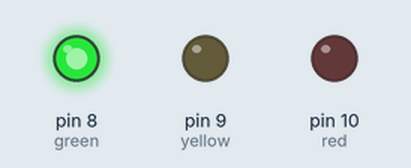
Simulated run of this sketch. Board: Arduino Uno, built with avr-gcc and run on an emulated ATmega328P. On the bench: output pins drawn as LEDs (lit = HIGH).

Above: at 0.5 s.
At 1.5 s:
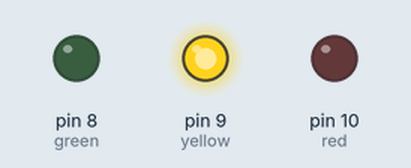
At 2.5 s:
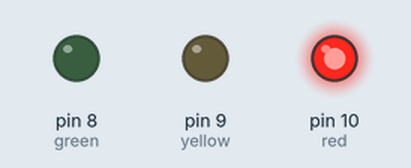
At 3.5 s:
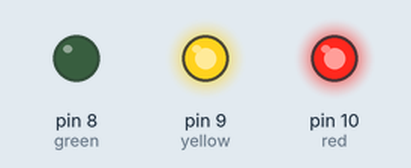
Timing chart, 0 to 5.2 s (numbered marks = the images above):
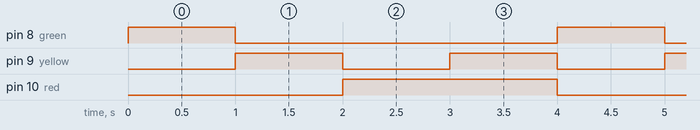

Measured:
- by itself, pin 8 (green): alternates HIGH for 1.0 s and LOW for 3.0 s
- by itself, pin 9 (yellow): alternates HIGH for 1.0 s and LOW for 1.0 s
- by itself, pin 10 (red): alternates HIGH for 2.0 s and LOW for 2.0 s

The sketch:

trafficLights.ino
```cpp
int red = 10;
int yellow = 9;
int green = 8;
int button = 7;

void setup() {
  pinMode(red ,OUTPUT);
  pinMode(yellow, OUTPUT);
  pinMode(green, OUTPUT);

  pinMode(button, INPUT_PULLUP);

  digitalWrite(red, LOW);
  digitalWrite(yellow, LOW);
  digitalWrite(green, LOW);
}

void loop() {

  digitalWrite(red, LOW);
  digitalWrite(yellow, LOW);
  digitalWrite(green, HIGH);

  delay(1000);
  //while(digitalRead(button) == HIGH){}

  digitalWrite(red, LOW);
  digitalWrite(yellow, HIGH);
  digitalWrite(green, LOW);

  delay(1000);
  //while(digitalRead(button) == HIGH){}

  digitalWrite(red, HIGH);
  digitalWrite(yellow, LOW);
  digitalWrite(green, LOW);

  delay(1000);
  //while(digitalRead(button) == HIGH){}

  digitalWrite(red, HIGH);
  digitalWrite(yellow, HIGH);
  digitalWrite(green, LOW);

  delay(1000);
  //while(digitalRead(button) == HIGH){}

}
```
